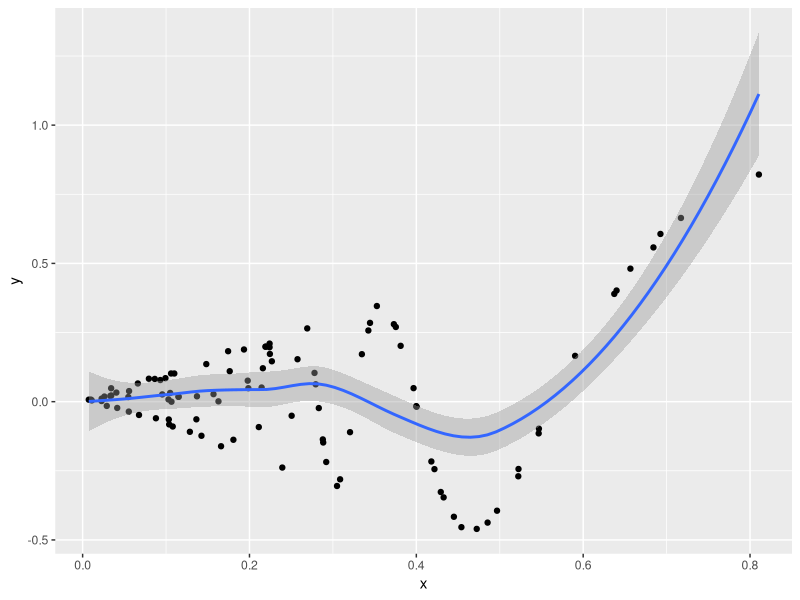
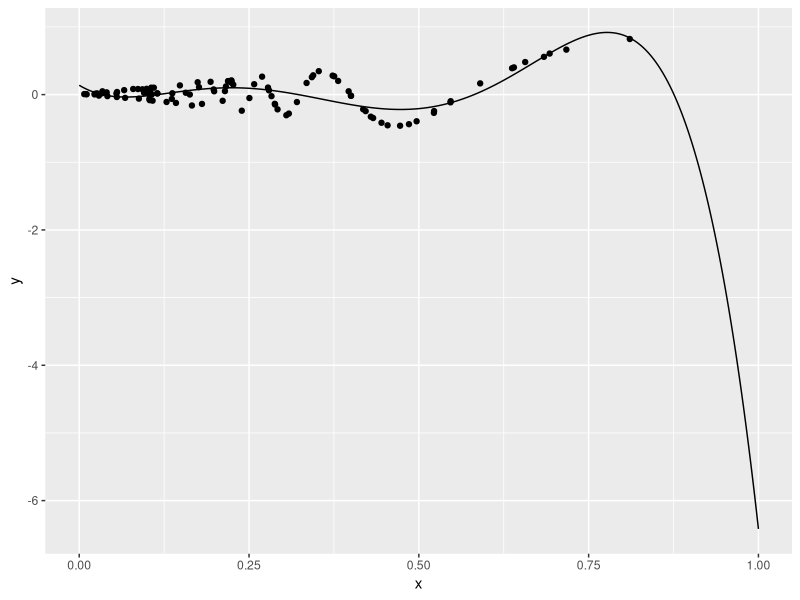
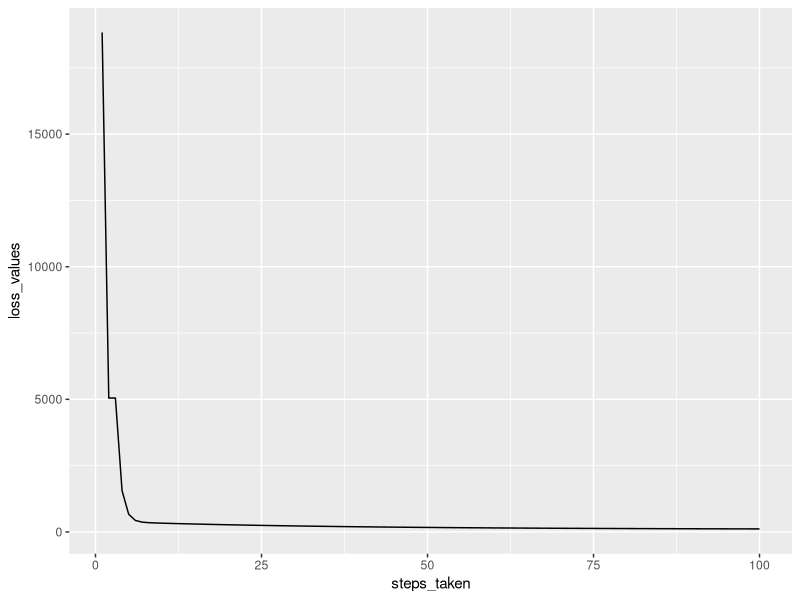
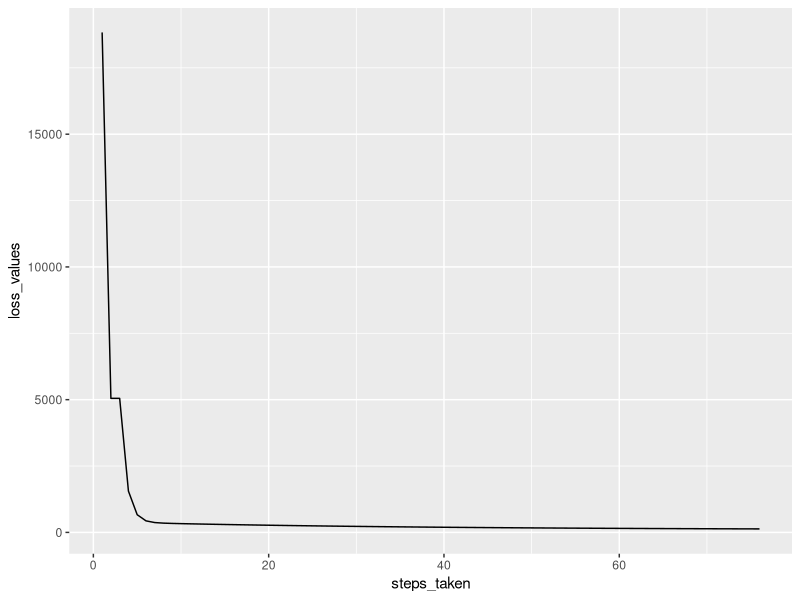
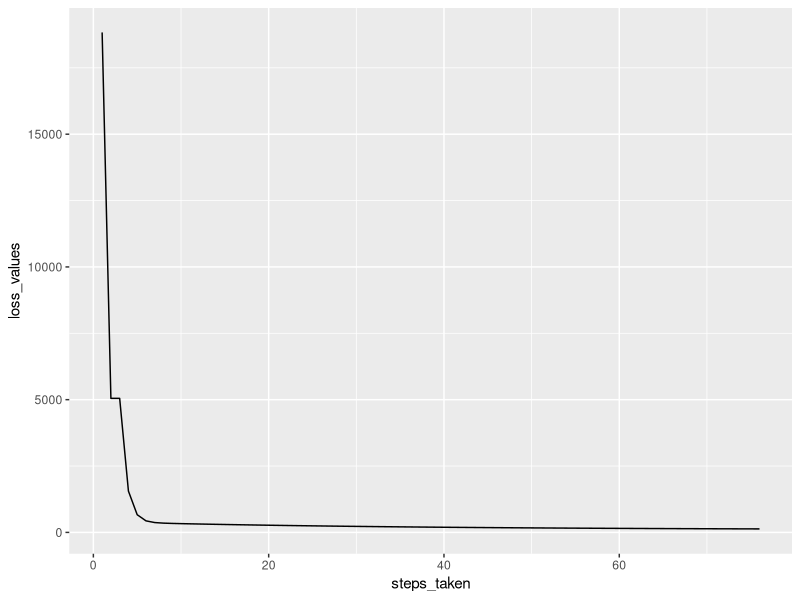
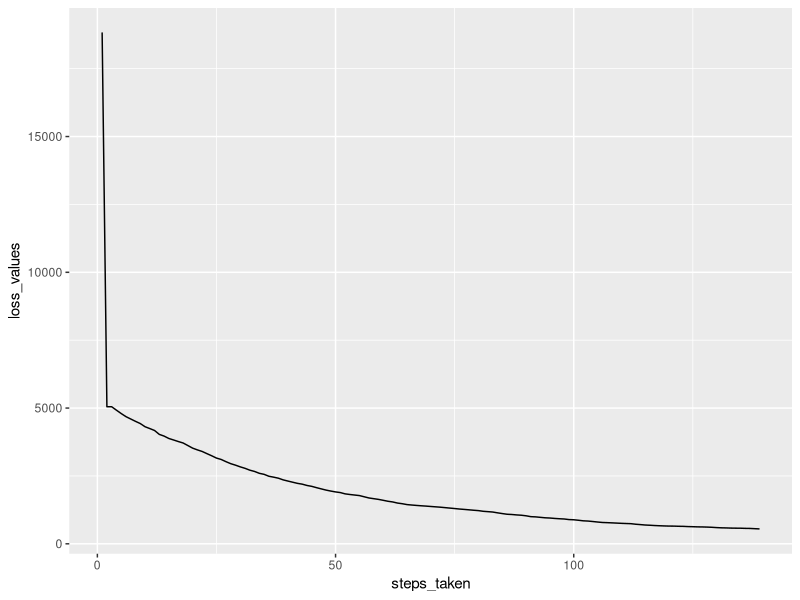
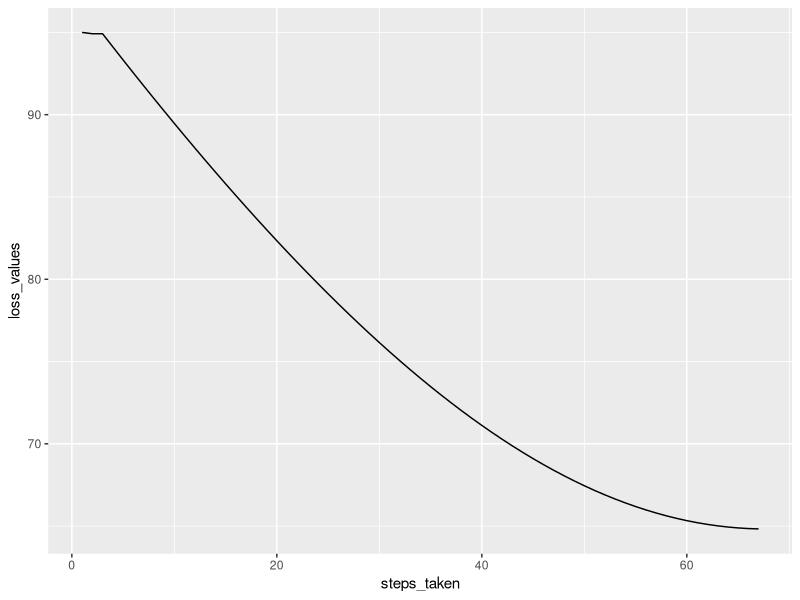
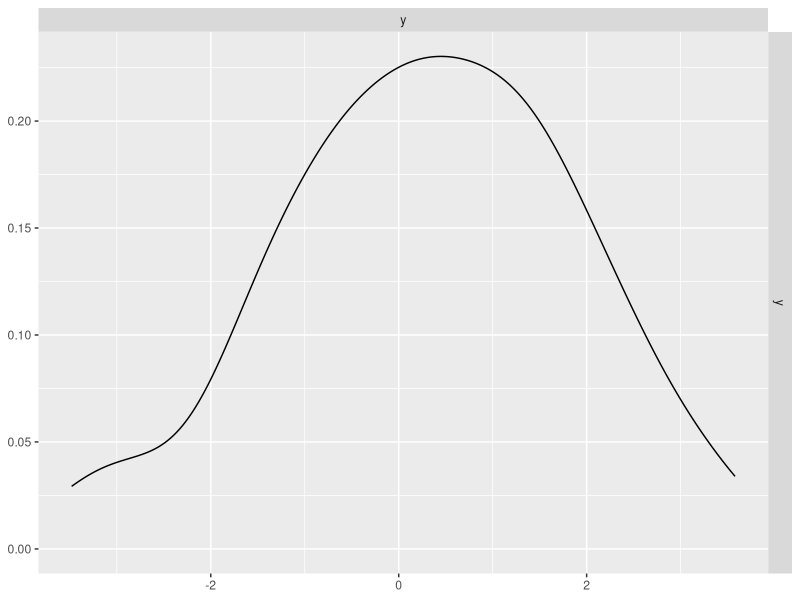

Recreate these plots in R, in order.
## ---- chunk 1
knitr::opts_chunk$set(echo = TRUE)
## ---- chunk 2
library(tidyverse) 
library(broom)     
library(modelr)    
library(GGally)
## ---- chunk 3
set.seed(42)
## ---- chunk 4
ff <- function(x) x * sin(1/x**2)
## ---- chunk 5
nn <- 100
noise_level <- .01

x <- rbeta(nn, 1, 3) 
y <- ff(x) + rnorm(nn, sd = noise_level)

training_data <- data.frame(x = x, y = y)

ggplot(training_data, aes(x, y)) + 
  geom_point() +
  geom_smooth()
## ---- chunk 6
lm_poly <- lm(y ~ poly(x, 5), data = training_data)
## ---- chunk 7
x_grid <- data_grid(
  training_data,
  x = seq(from = 0, to = 1, length.out = 500)
)

augment(lm_poly, newdata = x_grid) %>% 
  ggplot(aes(x = x, y = y)) + 
  geom_line(aes(y = .fitted)) + 
  geom_point(data = training_data)
## ---- chunk 8

plot_loss <- function(loss_values, steps_taken)
{
  #' Plot loss function by steps taken
  #'
  #'@param loss_values vector
  #'@param steps_taken vector
  
  ggplot(data.frame(loss_values = loss_values, steps_taken = steps_taken), 
       aes(y = loss_values, x = steps_taken)) + 
  geom_line()
  
}

compare_estimates <- function(true_param, estimated_param, X, y)
{
  #' Compares own estimator with the truth and with OLS
  #'
  #'@param true_param vector, dim = (p x 1) 
  #'@param estimated_param vector, dim = (p x 1)
  #'@param X matrix, dim = (n x p)
  #'@param y vector, dim = (n x 1)
  
  data.frame(
  true_beta = beta, 
  descent_beta = next_beta, 
  OLS_beta = coef(lm(y ~ X -1))
  )
}

## ---- chunk 9
least_squares_loss <- function(X, Y, beta)
{
  #' Returns least squares loss
  #'
  #'@param X matrix, dim = (n x p)
  #'@param y vector, dim = (n x 1)
  #'@param beta vector, dim = (p x 1)

  sum((Y - X %*% beta)**2)
}

least_squares_gradient <- function(X,Y, beta)
{
  #' Returns least squares gradient
  #'
  #'@param X matrix, dim = (n x p)
  #'@param y vector, dim = (n x 1)
  #'@param beta vector, dim = (p x 1)

  -2 * t(X) %*% (Y - X %*% beta)
}
## ---- chunk 10
nn <- 100; pp <- 10

X <- matrix(runif(nn*pp), nrow = nn)
beta <- rpois(pp, lambda = 3)
y <- X %*% beta + rnorm(nn)

least_squares_loss(X,y,beta)
least_squares_gradient(X,y,beta)
## ---- chunk 11
step_size <- .001
init_step <- .001
max_steps <- 100

loss_values <- c()
all_steps <- 1:2
n_steps <- 2

beta_0 <- rep(0, pp)

prev_loss <- least_squares_loss(X, y, beta_0)
prev_grad <- least_squares_gradient(X,y, beta_0)

next_beta <- beta_0 - init_step * prev_grad
next_loss <- least_squares_loss(X,y, next_beta)

prev_beta <- next_beta
loss_values <- c(prev_loss, next_loss)

while (n_steps < max_steps) 
{
  next_grad <- least_squares_gradient(X,y, prev_beta)
  next_beta <- prev_beta - step_size * next_grad
  
  prev_beta <- next_beta 
  prev_loss <- next_loss
  
  loss_values <- c(loss_values, next_loss)
  n_steps <- n_steps + 1
  all_steps <- c(all_steps, n_steps)
  next_loss <- least_squares_loss(X, y, next_beta)
}

## ---- chunk 12
plot_loss(loss_values, all_steps)

compare_estimates(beta, next_beta, X, y)
## ---- chunk 13
step_size <- .001
init_step <- .001
min_decrease <- 1
max_steps <- 1000

loss_values <- c()
all_steps <- 1:2
n_steps <- 2

beta_0 <- rep(0, pp)

prev_loss <- least_squares_loss(X, y, beta_0)
prev_grad <- least_squares_gradient(X,y, beta_0)

next_beta <- beta_0 - init_step * prev_grad
next_loss <- least_squares_loss(X,y, next_beta)

prev_beta <- next_beta
loss_values <- c(prev_loss, next_loss)

while (prev_loss - next_loss > min_decrease & n_steps < max_steps) 
{
  next_grad <- least_squares_gradient(X,y, prev_beta)
  next_beta <- prev_beta - step_size * next_grad
  
  prev_beta <- next_beta 
  prev_loss <- next_loss
  
  loss_values <- c(loss_values, next_loss)
  n_steps <- n_steps + 1
  all_steps <- c(all_steps, n_steps)
  next_loss <- least_squares_loss(X, y, next_beta)
}
## ---- chunk 14
plot_loss(loss_values, all_steps)

compare_estimates(beta, next_beta, X, y)
## ---- chunk 15
Barzilai_Borwein_step <- function(next_beta, prev_beta, next_grad, prev_grad)
{
  #' Computes step size using the Barzilai-Borwein method
  #'
  #'@param next_beta vector, dim = (p x 1)
  #'@param prev_beta vector, dim = (p x 1)
  #'@param next_grad vector, dim = (p x 1)
  #'@param prev_grad vector, dim = (p x 1)
  
  numerator <- (next_beta - prev_beta) * (next_grad - prev_grad) %>%
    sum() %>% 
    abs()
  
  denominator <- (next_grad - prev_grad) ** 2 %>% sum() 
    
  return(numerator / denominator)
}
## ---- chunk 16
step_size <- .001
init_step <- .001
min_decrease <- 1
max_steps <- 1000

loss_values <- c()
all_steps <- 1:2
n_steps <- 2

beta_0 <- rep(0, pp)

prev_loss <- least_squares_loss(X, y, beta_0)
prev_grad <- least_squares_gradient(X,y, beta_0)

next_beta <- beta_0 - init_step * prev_grad
next_loss <- least_squares_loss(X,y, next_beta)

prev_beta <- next_beta
loss_values <- c(prev_loss, next_loss)

while (prev_loss - next_loss > min_decrease & n_steps < max_steps) 
{
  next_grad <- least_squares_gradient(X,y, prev_beta)
  loc_step <- Barzilai_Borwein_step(next_beta, prev_beta, next_grad, prev_grad)
  next_beta <- prev_beta - step_size * next_grad
  
  prev_beta <- next_beta 
  prev_loss <- next_loss
  
  loss_values <- c(loss_values, next_loss)
  n_steps <- n_steps + 1
  all_steps <- c(all_steps, n_steps)
  next_loss <- least_squares_loss(X, y, next_beta)
}
## ---- chunk 17
plot_loss(loss_values, all_steps)

compare_estimates(beta, next_beta, X, y)
## ---- chunk 18
step_size <- .001
init_step <- .001
min_decrease <- 1
max_steps <- 1000

batch_size <- 2

loss_values <- c()
all_steps <- 1:2
n_steps <- 2

beta_0 <- rep(0, pp)

prev_loss <- least_squares_loss(X, y, beta_0)
prev_grad <- least_squares_gradient(X,y, beta_0)

next_beta <- beta_0 - init_step * prev_grad
next_loss <- least_squares_loss(X,y, next_beta)

prev_beta <- next_beta
loss_values <- c(prev_loss, next_loss)

while (prev_loss - next_loss > min_decrease & n_steps < max_steps) 
{
  selected_ind <- sample(1:pp, batch_size)
  X_batch <- X[selected_ind,] 
  y_batch <- y[selected_ind]
  
  next_grad <- least_squares_gradient(X_batch, y_batch, prev_beta)
  next_beta <- prev_beta - step_size * next_grad
  
  prev_beta <- next_beta 
  prev_loss <- next_loss
  
  loss_values <- c(loss_values, next_loss)
  n_steps <- n_steps + 1
  all_steps <- c(all_steps, n_steps)
  next_loss <- least_squares_loss(X, y, next_beta)
}
## ---- chunk 19
plot_loss(loss_values, all_steps)

compare_estimates(beta, next_beta, X, y)
## ---- chunk 20
nn <- 100 
pp <- 10
sparsity <- 2

X <- matrix(rnorm(nn*pp), nrow = nn)

beta <- c(rep(1, sparsity), rep(0, pp - sparsity))

mu <- X %*% beta
px <- exp(mu)/(1+exp(mu))
y <- rbinom(nn, 1, px)
## ---- chunk 21
logistic_log_likelihood <- function(X, y, beta)
{
  #' Computes the logistic log-likelihood function
  #'
  #'@param y vector, dim = (n x 1)
  #'@param X matrix, dim = (n x p) 
  #'@param beta vector, dim = (p x 1)

  term_1 <- y * log(1/(1+exp(-(X %*% beta)))) 
    
  term_2 <- (1-y) * log(1/(1+exp(-(X %*% beta))))
  
  return(
    - (term_1 + term_2) %>% sum()
  )
}
## ---- chunk 22
secant_numerical_derivative <- function(X, y, beta, ff)
{
  #' Finds vector of partial derivatives using the secant method
  #'
  #'@param X matrix, dim = (n x p)
  #'@param y vector, dim = (n x 1)
  #'@param beta vector, dim = (p x 1)
  #'@param ff function, (X, y, beta) \mapsto R^+
  
  pp <- length(beta_0)
  eps <- 1
  numeric_derivative <- numeric(pp)

  for (ii in 1:pp)
    {
    beta_plus_eps <- beta_0 + c(rep(0,ii-1), eps, rep(0,pp-ii))
    beta_minus_eps <- beta_0 + c(rep(0,ii-1), -eps, rep(0,pp-ii))
  
    numeric_derivative[ii] <- (ff(X, y, beta_plus_eps) - ff(X, y, beta_minus_eps)) / (2 * eps)
  }

  return(numeric_derivative)
}
## ---- chunk 23
step_size <- .001
init_step <- .0001
min_decrease <- .01
max_steps <- 1000

loss_values <- c()
all_steps <- 1:2
n_steps <- 2

beta_0 <- runif(pp)

prev_loss <- logistic_log_likelihood(X, y, beta_0)
prev_grad <- secant_numerical_derivative(X, y, beta_0, ff = logistic_log_likelihood)

next_beta <- beta_0 - init_step * prev_grad
next_loss <- logistic_log_likelihood(X, y, next_beta)

prev_beta <- next_beta
loss_values <- c(prev_loss, next_loss)

while (prev_loss - next_loss > min_decrease & n_steps < max_steps) 
{
  next_grad <- secant_numerical_derivative(X, y, prev_beta, ff = logistic_log_likelihood)
  next_beta <- prev_beta - step_size * next_grad
  
  prev_beta <- next_beta 
  prev_loss <- next_loss
  
  loss_values <- c(loss_values, next_loss)
  n_steps <- n_steps + 1
  all_steps <- c(all_steps, n_steps)
  next_loss <- logistic_log_likelihood(X, y, next_beta)
}
## ---- chunk 24
plot_loss(loss_values, all_steps)
## ---- chunk 25
data.frame(
  true_beta = beta, 
  glm_beta = glm(y ~ X - 1, family = "binomial")$coef, 
  descent_beta = next_beta
)
## ---- chunk 26
nn <- 100
pp <- 200
sparsity <- 3

X <- matrix(rnorm(nn*pp), nrow = nn)
beta <- c(rep(1, sparsity), rep(0, pp - sparsity))
y <- X %*% beta

train_hd <- data.frame(y = y, x = x)
## ---- chunk 27
train_hd %>% 
  select(y, num_range("x.", 1:6)) %>%
  ggpairs(progress = F)
